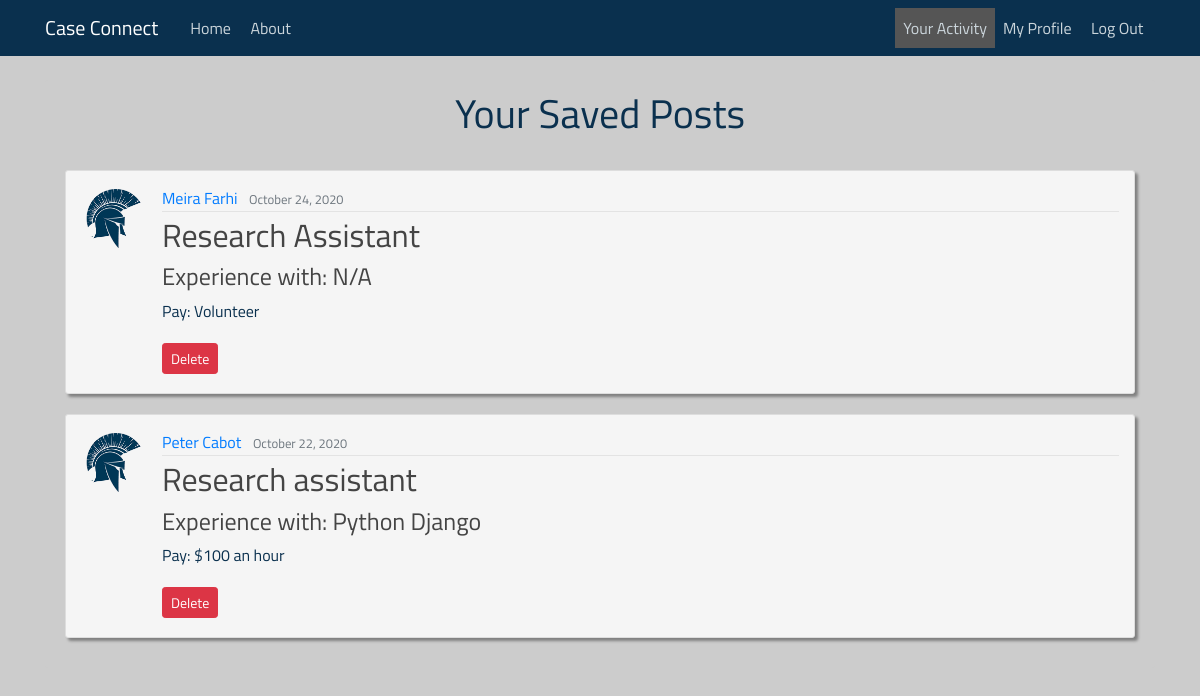
The page /saved/ (signed in) on the database as committed earlier.
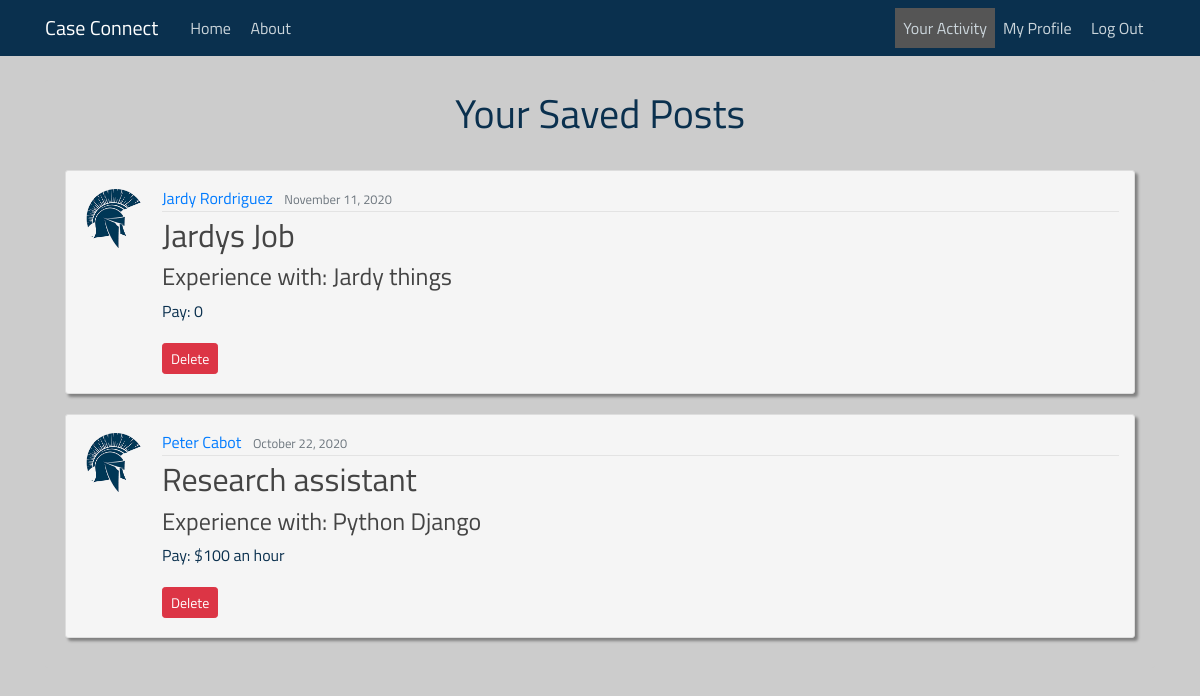
The same page on the database as committed later.
### case_connecting/models.py (models this page shows, shortened)
class Save(models.Model):
    user = models.ForeignKey(User, on_delete=models.CASCADE)
    post = models.ForeignKey(Post, on_delete=models.CASCADE)
    date_saved = models.DateTimeField(default=timezone.now)

class Post(models.Model):
    recruiter = models.ForeignKey(User, on_delete=models.CASCADE)
    position = models.CharField(max_length=200)
    knowledge = models.CharField(max_length=200)
    content = models.TextField()
    pay = models.CharField(max_length=200)
    date_posted = models.DateTimeField(default=timezone.now)

### users/models.py (models this page shows, shortened)
class Profile(models.Model):
    user = models.OneToOneField(User, on_delete=models.CASCADE)
    image = models.ImageField(default='default.jpg', upload_to='profile_pics')
    resume = models.FileField(default=None, upload_to='resumes')

### case_connecting/views.py (the view)
class SavedListView(LoginRequiredMixin, ListView):
    model = Save
    context_object_name = 'saved_posts'
    paginate_by = 8
    def get_queryset(self):
        request_user = self.request.user
        return Save.objects.filter(user=request_user).order_by('-date_saved')

### templates/case_connecting/saved.html (shortened to what this page needs)
{% extends "case_connecting/base.html" %}
{% load static %}
{% block content %}
<head>
    <link rel="stylesheet" type="text/css" href="{% static 'case_connecting/activity.css' %}">
</head>
    <div class="content-section" id="posting-list">
        <div>
            <h1>Your Saved Posts</h1>
            <br>
        </div>
        {% for saved_post in saved_posts %}
        <article class="media content-section" id="post">
        <img class="rounded-circle article-img" src="{{ saved_post.post.recruiter.profile.image.url }}">
              <div class="media-body">
                <div class="article-metadata">
                  <a class="mr-2" href="{% url 'user-posts' saved_post.post.recruiter.username %}">{{ saved_post.post.recruiter.get_full_name }}</a>
                  <small class="text-muted">{{ saved_post.post.date_posted|date:"F d, Y" }}</small>
                </div>
                <h2><a class="article-title" href="{% url 'post-detail' saved_post.post.id %}">{{ saved_post.post.position }}</a></h2>
                  <h4>Experience with: {{ saved_post.post.knowledge }}</h4>
                  <p class="article-content">Pay: {{ saved_post.post.pay }}</p>
                    <a class="btn btn-danger btn-sm mt-1 mb-1 btn-sm" href="{% url 'post-unsave' saved_post.id %}">Delete</a>
              </div>
            </article>
        {% endfor %}
    </div>
{% endblock %}

Rows that differ between the two databases and show on the page:
removed Save: post.recruiter.profile.image (placeholder picture), post.recruiter.get_full_name "Meira Farhi", post.date_posted "October 24, 2020", post.position "Research Assistant", post.knowledge "N/A", post.pay "Volunteer"
added Save: post.recruiter.profile.image (placeholder picture), post.recruiter.get_full_name "Jardy Rordriguez", post.date_posted "November 11, 2020", post.position "Jardys Job", post.knowledge "Jardy things", post.pay "0"
